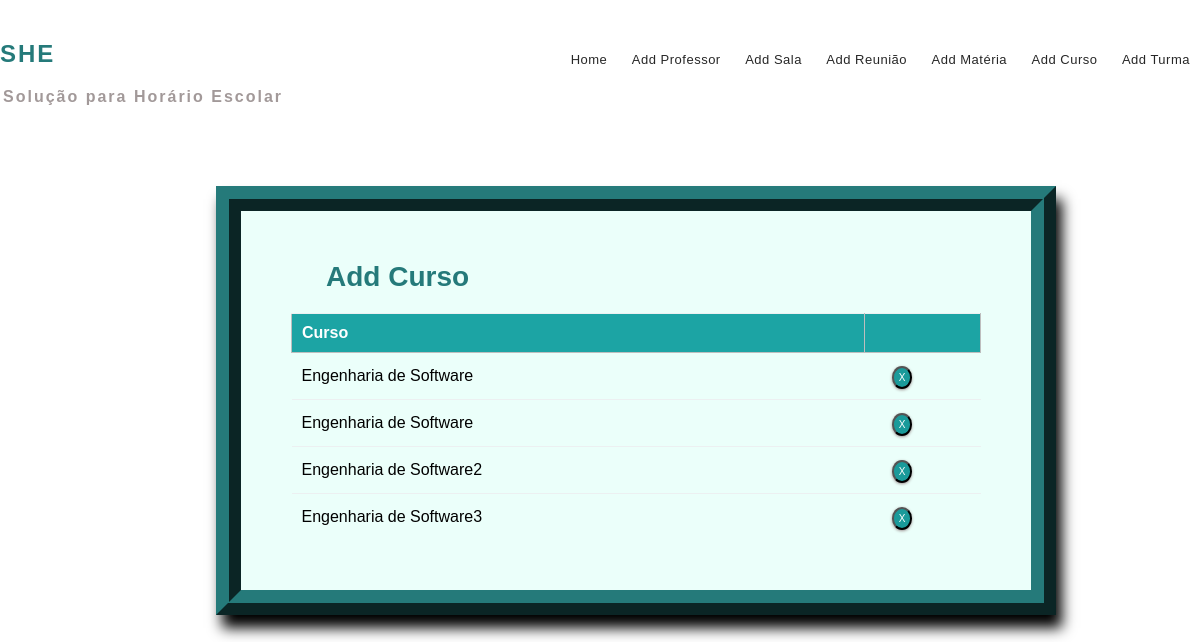
/department_list/, run on the app's committed database.
### mm1/models.py (models this page shows, shortened)
class Department(models.Model):
    dept_name = models.CharField(max_length=50)
    courses = models.ManyToManyField(Course)

### mm1/views.py (the view)
# urls.py: path('department_list/', views.department_list, name='editdepartment'),
def department_list(request):
    context = {
        'departments': Department.objects.all()
    }
    return render(request, 'deptlist.html', context)

### templates/deptlist.html (shortened to what this page needs)
{% extends 'base.html' %}
{% block content %}
{% load static %}
<fieldset class="fieldset">
    <a href="{% url 'adddepartment'%}"><h1 class="tablink" onclick="openPage('new')" id="defaultOpen">Add Curso</h1></a>
    <div class="tabcontent" id="edit">
        <table class="table1">
            <thead>
            <tr class="table-headers">
            <th>Curso</th>
            <th  class="empty"></th>
            </tr>
            </thead>
            <tbody>
            {% for dept in departments %}
            <tr>
             <td>{{dept.dept_name}}</td>
             <td class="empty">
                <form action="{% url 'deletedepartment' dept.id %}" method="post">
                        <input type="submit" value="X" class="cross">
                </form>
             </td>
             </tr>
            {% endfor %}
            </tbody>
        </table>
    </div>
</fieldset>
{% endblock %}

### static/CSS/style.css (style rules this page uses)
* { margin: 0; padding: 0; box-sizing: border-box; font-family: sans-serif; }
html { scroll-behavior: smooth; }
a { text-decoration:none; }
form { margin-top: 3%; margin-left: 18%; margin-right: 12%; }
fieldset h1 { color: #257a7a; padding-bottom: 20px; margin-left: 35px; display: inline-block; cursor: pointer; font-size: 28px; }
fieldset input { padding:8px; color: #938c8c }
.table2 td, th { border: 1px solid rgb(190,190,190); padding: 10px 20px; }
.table1 { width: 100%; border-collapse: collapse; text-align: left; overflow: hidden; }
.table1 td, th { border-top: 1px solid #ECF0F1; padding: 10px; }
.table1 th { background-color: #1ca4a4; color: #fff; }
.cross { border-radius: 50%; font-size:10px; box-shadow: 0px 1px 3px 0px #9e9292; padding: 4px 5px; color: #fff; background-color: #1a9a9a; cursor: pointer; }
.fieldset { margin-top: 3%; margin-left: 18%; margin-right: 12%; padding: 50px; border-width: 25px; border-style: ridge; border-color: #257a7a; box-shadow: 6px 13px 13px 0px black; background-color: #ebfffa; }

### data on the page
Department: dept_name "Engenharia de Software"
Department: dept_name "Engenharia de Software"
Department: dept_name "Engenharia de Software2"
Department: dept_name "Engenharia de Software3"
